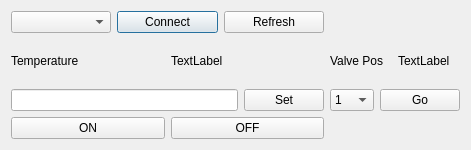
<?xml version="1.0" encoding="UTF-8"?>
<ui version="4.0">
 <class>flowcell_dialog</class>
 <widget class="QDialog" name="flowcell_dialog">
  <property name="geometry">
   <rect>
    <x>0</x>
    <y>0</y>
    <width>471</width>
    <height>150</height>
   </rect>
  </property>
  <property name="windowTitle">
   <string>flowcell</string>
  </property>
  <layout class="QGridLayout" name="gridLayout">
   <item row="0" column="0">
    <layout class="QHBoxLayout" name="horizontalLayout">
     <item>
      <widget class="QComboBox" name="comChooseList"/>
     </item>
     <item>
      <widget class="QPushButton" name="connectButton">
       <property name="text">
        <string>Connect</string>
       </property>
      </widget>
     </item>
     <item>
      <widget class="QPushButton" name="refreshButton">
       <property name="text">
        <string>Refresh</string>
       </property>
      </widget>
     </item>
    </layout>
   </item>
   <item row="1" column="0">
    <layout class="QHBoxLayout" name="horizontalLayout_2">
     <item>
      <widget class="QLabel" name="temperatureTextLabel">
       <property name="text">
        <string>Temperature</string>
       </property>
      </widget>
     </item>
     <item>
      <widget class="QLabel" name="temperatureLabel">
       <property name="text">
        <string>TextLabel</string>
       </property>
      </widget>
     </item>
    </layout>
   </item>
   <item row="1" column="1">
    <layout class="QHBoxLayout" name="horizontalLayout_5">
     <item>
      <widget class="QLabel" name="valvePosTextLabel">
       <property name="text">
        <string>Valve Pos</string>
       </property>
      </widget>
     </item>
     <item>
      <widget class="QLabel" name="valvePosLabel">
       <property name="text">
        <string>TextLabel</string>
       </property>
      </widget>
     </item>
    </layout>
   </item>
   <item row="2" column="0">
    <layout class="QHBoxLayout" name="horizontalLayout_3">
     <item>
      <widget class="QLineEdit" name="setupTemperature"/>
     </item>
     <item>
      <widget class="QPushButton" name="setTemperatureButton">
       <property name="text">
        <string>Set</string>
       </property>
      </widget>
     </item>
    </layout>
   </item>
   <item row="2" column="1">
    <layout class="QHBoxLayout" name="horizontalLayout_6">
     <item>
      <widget class="QComboBox" name="valvePosChoose">
       <item>
        <property name="text">
         <string>1</string>
        </property>
       </item>
       <item>
        <property name="text">
         <string>2</string>
        </property>
       </item>
       <item>
        <property name="text">
         <string>3</string>
        </property>
       </item>
       <item>
        <property name="text">
         <string>4</string>
        </property>
       </item>
       <item>
        <property name="text">
         <string>5</string>
        </property>
       </item>
       <item>
        <property name="text">
         <string>6</string>
        </property>
       </item>
       <item>
        <property name="text">
         <string>7</string>
        </property>
       </item>
       <item>
        <property name="text">
         <string>8</string>
        </property>
       </item>
       <item>
        <property name="text">
         <string>9</string>
        </property>
       </item>
       <item>
        <property name="text">
         <string>10</string>
        </property>
       </item>
      </widget>
     </item>
     <item>
      <widget class="QPushButton" name="valveGoButton">
       <property name="text">
        <string>Go</string>
       </property>
      </widget>
     </item>
    </layout>
   </item>
   <item row="3" column="0">
    <layout class="QHBoxLayout" name="horizontalLayout_4">
     <item>
      <widget class="QPushButton" name="tempPIDONButton">
       <property name="text">
        <string>ON</string>
       </property>
      </widget>
     </item>
     <item>
      <widget class="QPushButton" name="tempPIDOFFButton">
       <property name="text">
        <string>OFF</string>
       </property>
      </widget>
     </item>
    </layout>
   </item>
  </layout>
 </widget>
 <resources/>
 <connections/>
</ui>
